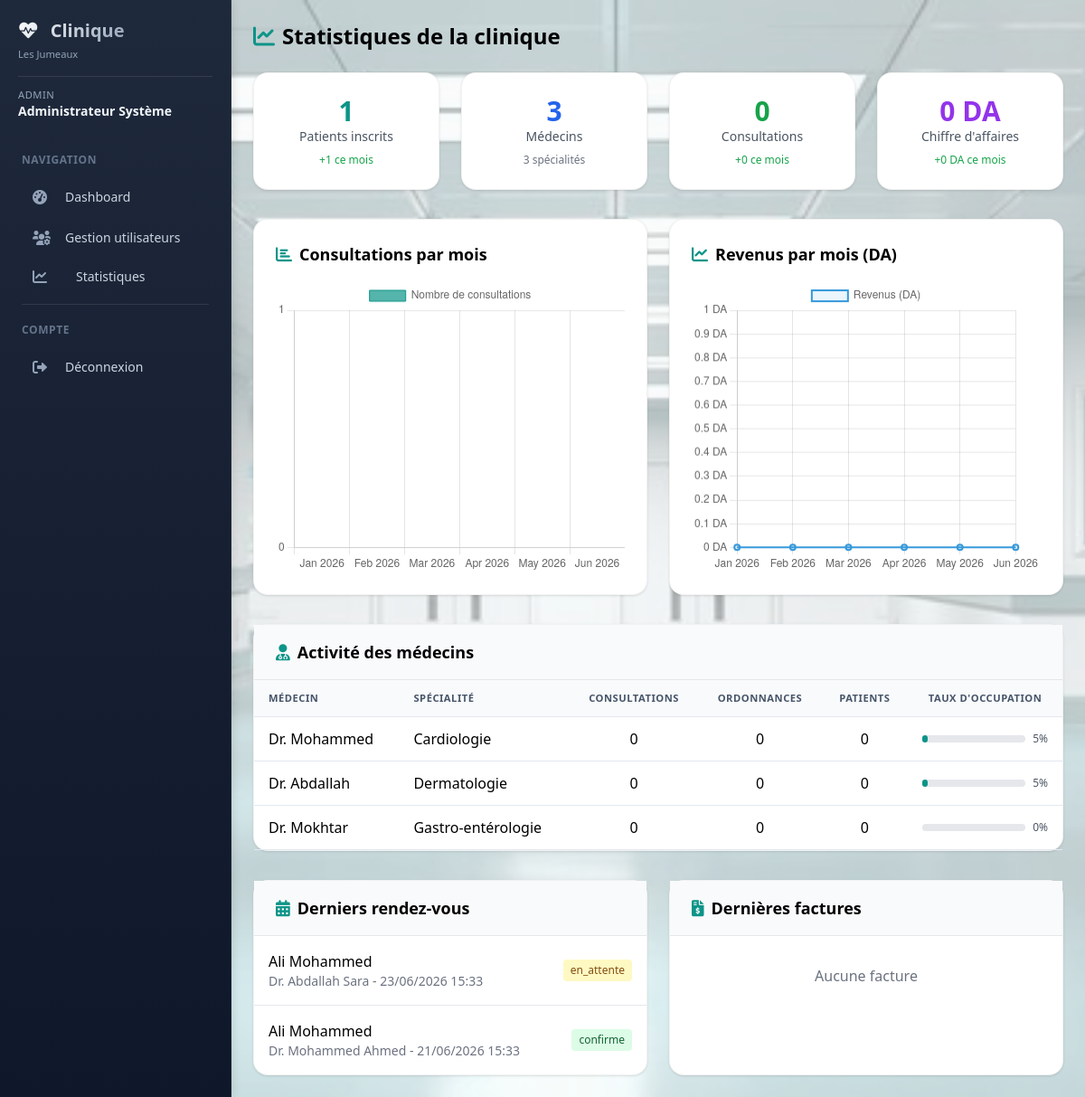
Page /admin/statistiques (signed in) on the earlier database version.
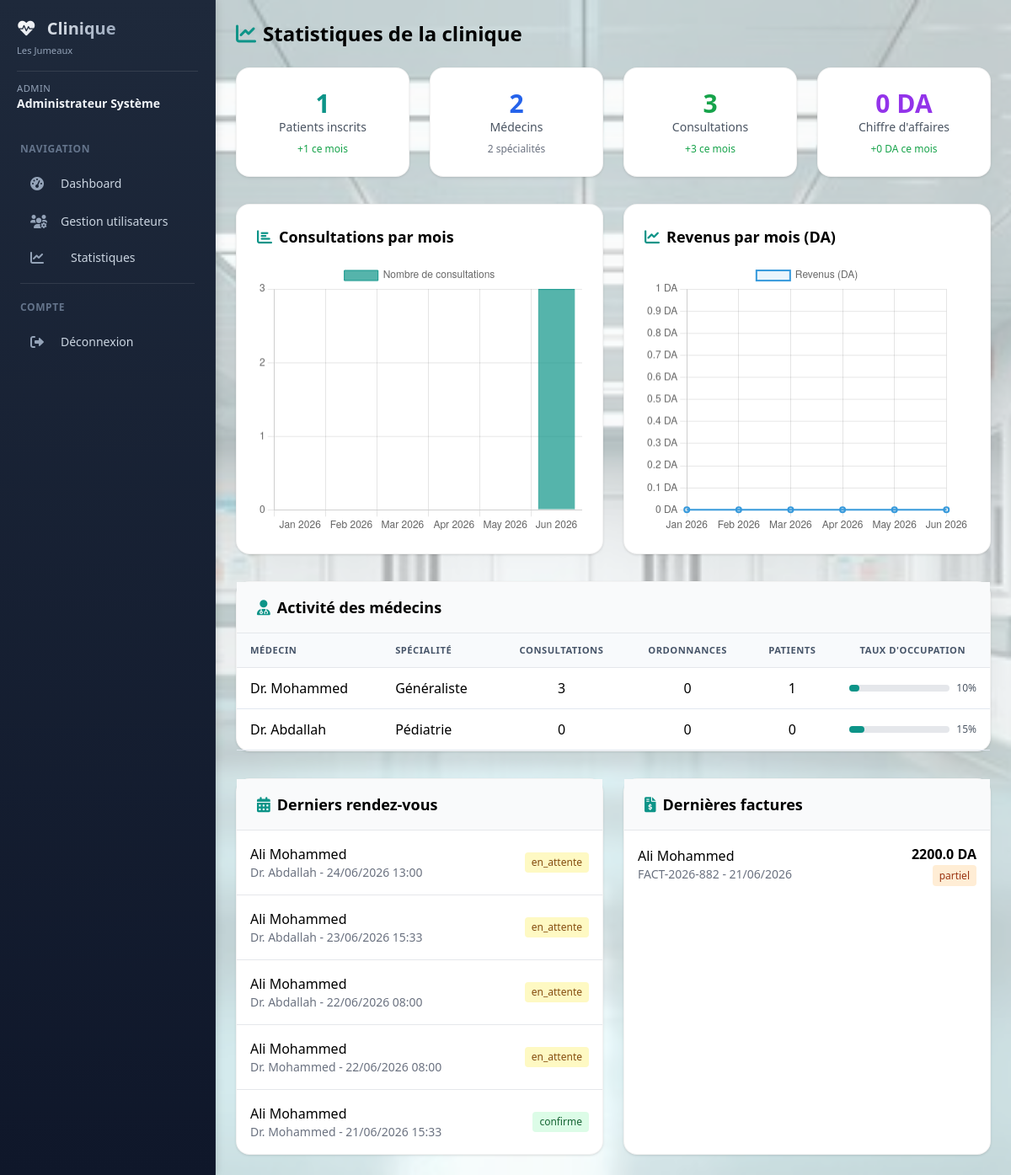
Same page on the later database version.
### models/database.py (models this page shows)
class Medecin(db.Model):
    __tablename__ = 'medecins'
    id = db.Column(db.Integer, primary_key=True)
    nom = db.Column(db.String(100), nullable=False)
    prenom = db.Column(db.String(100), nullable=False)
    specialite = db.Column(db.String(100), nullable=False)
    email = db.Column(db.String(120))
    telephone = db.Column(db.String(20))
    adresse_cabinet = db.Column(db.Text)
    created_at = db.Column(db.DateTime, default=datetime.utcnow)
    rendezvous = db.relationship('RendezVous', back_populates='medecin', lazy='dynamic')
    consultations = db.relationship('Consultation', back_populates='medecin', lazy='dynamic')
    ordonnances = db.relationship('Ordonnance', back_populates='medecin', lazy='dynamic')

class RendezVous(db.Model):
    __tablename__ = 'rendezvous'
    id = db.Column(db.Integer, primary_key=True)
    patient_id = db.Column(db.Integer, db.ForeignKey('patients.id'), nullable=False)
    medecin_id = db.Column(db.Integer, db.ForeignKey('medecins.id'), nullable=False)
    date_rendezvous = db.Column(db.DateTime, nullable=False)
    duree = db.Column(db.Integer, default=30)
    motif = db.Column(db.Text)
    statut = db.Column(db.String(20), default='en_attente')
    created_at = db.Column(db.DateTime, default=datetime.utcnow)
    patient = db.relationship('Patient', back_populates='rendezvous', foreign_keys=[patient_id])
    medecin = db.relationship('Medecin', back_populates='rendezvous', foreign_keys=[medecin_id])

class Patient(db.Model):
    __tablename__ = 'patients'
    id = db.Column(db.Integer, primary_key=True)
    nom = db.Column(db.String(100), nullable=False)
    prenom = db.Column(db.String(100), nullable=False)
    email = db.Column(db.String(120))
    telephone = db.Column(db.String(20), nullable=False)
    date_naissance = db.Column(db.Date)
    adresse = db.Column(db.Text)
    num_assurance = db.Column(db.String(50))
    user_id = db.Column(db.Integer, db.ForeignKey('utilisateurs.id'))
    date_creation = db.Column(db.DateTime, default=datetime.utcnow)
    allergies = db.Column(db.Text)
    chronic_diseases = db.Column(db.Text)
    current_medications = db.Column(db.Text)
    user = db.relationship('Utilisateur', backref='patient', foreign_keys=[user_id])
    rendezvous = db.relationship('RendezVous', back_populates='patient', lazy='dynamic')
    consultations = db.relationship('Consultation', back_populates='patient', lazy='dynamic')
    ordonnances = db.relationship('Ordonnance', back_populates='patient', lazy='dynamic')
    factures = db.relationship('Facture', back_populates='patient', lazy='dynamic')

class Facture(db.Model):
    __tablename__ = 'factures'
    id = db.Column(db.Integer, primary_key=True)
    patient_id = db.Column(db.Integer, db.ForeignKey('patients.id'), nullable=False)
    numero = db.Column(db.String(50), unique=True, nullable=False)
    date = db.Column(db.DateTime, nullable=False)
    montant = db.Column(db.Float, nullable=False)
    description = db.Column(db.Text)
    statut = db.Column(db.String(20), default='en_attente')
    date_paiement = db.Column(db.DateTime)
    montant_paye = db.Column(db.Float, default=0)
    montant_restant = db.Column(db.Float, default=0)
    dernier_paiement = db.Column(db.Date)
    created_at = db.Column(db.DateTime, default=datetime.utcnow)
    patient = db.relationship('Patient', back_populates='factures', foreign_keys=[patient_id])

### models/admin.py (the view)
@admin_bp.route('/statistiques')
@admin_required
def statistiques():
    from datetime import datetime, timedelta
    from sqlalchemy import func
    now = datetime.now()
    first_day_month = datetime(now.year, now.month, 1)
    stats = {}
    stats['total_patients'] = Patient.query.count()
    stats['new_patients_month'] = Patient.query.filter(Patient.date_creation >= first_day_month).count()
    stats['total_medecins'] = Medecin.query.count()
    stats['specialites_count'] = db.session.query(Medecin.specialite).distinct().count()
    stats['total_consultations'] = Consultation.query.count()
    stats['consultations_month'] = Consultation.query.filter(Consultation.date >= first_day_month).count()
    factures_payees = Facture.query.filter(Facture.statut == 'paye').all()
    stats['total_revenu'] = sum(f.montant for f in factures_payees)
    stats['revenu_month'] = sum(f.montant for f in Facture.query.filter(Facture.statut == 'paye', Facture.date >= first_day_month).all())
    medecins = Medecin.query.all()
    medecins_stats = []
    for med in medecins:
        consultations_count = Consultation.query.filter_by(medecin_id=med.id).count()
        ordonnances_count = Ordonnance.query.filter_by(medecin_id=med.id).count()
        patients_count = db.session.query(Consultation.patient_id).filter_by(medecin_id=med.id).distinct().count()
        rdv_count = RendezVous.query.filter(
            RendezVous.medecin_id == med.id,
            RendezVous.date_rendezvous >= first_day_month,
            RendezVous.statut != 'annule'
        ).count()
        occupation = min(100, int(rdv_count * 100 / 20))  # 20 jours ouvrables max
        medecins_stats.append({
            'nom': med.nom,
            'specialite': med.specialite,
            'consultations': consultations_count,
            'ordonnances': ordonnances_count,
            'patients': patients_count,
            'occupation': occupation
        })
    medecins_stats.sort(key=lambda x: x['consultations'], reverse=True)
    stats['medecins_stats'] = medecins_stats[:10]  # Top 10
    mois_labels = []
    consultations_data = []
    revenus_data = []
    for i in range(5, -1, -1):  # 6 derniers mois
        mois_date = datetime(now.year, now.month, 1) - timedelta(days=30*i)
        mois_suivant = datetime(mois_date.year, mois_date.month + 1, 1) if mois_date.month < 12 else datetime(mois_date.year + 1, 1, 1)
        mois_labels.append(mois_date.strftime('%b %Y'))
        consultations = Consultation.query.filter(
            Consultation.date >= mois_date,
            Consultation.date < mois_suivant
        ).count()
        consultations_data.append(consultations)
        revenus = sum(f.montant for f in Facture.query.filter(
            Facture.statut == 'paye',
            Facture.date >= mois_date,
            Facture.date < mois_suivant
        ).all())
        revenus_data.append(revenus)
    stats['mois_labels'] = mois_labels
    stats['consultations_data'] = consultations_data
    stats['revenus_data'] = revenus_data
    stats['last_rendezvous'] = RendezVous.query.order_by(RendezVous.date_rendezvous.desc()).limit(5).all()
    stats['last_factures'] = Facture.query.order_by(Facture.date.desc()).limit(5).all()
    return render_template('admin/statistiques.html', stats=stats)

### models/admin.py (called while the page is built)
def admin_required(f):
    @wraps(f)
    def decorated_function(*args, **kwargs):
        if 'user_id' not in session:
            return redirect(url_for('auth.login'))
        if session.get('role') != 'admin':
            return render_template('error.html', message="Accès non autorisé"), 403
        return f(*args, **kwargs)
    return decorated_function

### templates/admin/statistiques.html (shortened to what the changed rows need)
{% extends "base_dashboard.html" %}
{% block content %}
<div>
    <h1 class="text-2xl font-bold mb-6"><i class="fas fa-chart-line text-primary mr-2"></i>Statistiques de la clinique</h1>
    <div class="grid grid-cols-1 md:grid-cols-2 lg:grid-cols-4 gap-6 mb-8">
        <div class="bg-white rounded-lg shadow p-6 text-center">
            <div class="text-3xl font-bold text-blue-600">{{ stats.total_medecins }}</div>
            <div class="text-gray-600 text-sm">Médecins</div>
            <div class="text-xs text-gray-500 mt-2">{{ stats.specialites_count }} spécialités</div>
        </div>
        <div class="bg-white rounded-lg shadow p-6 text-center">
            <div class="text-3xl font-bold text-green-600">{{ stats.total_consultations }}</div>
            <div class="text-gray-600 text-sm">Consultations</div>
            <div class="text-xs text-green-600 mt-2">+{{ stats.consultations_month }} ce mois</div>
        </div>
    </div>
    <div class="grid grid-cols-1 lg:grid-cols-2 gap-6 mb-8">
        <div class="bg-white rounded-lg shadow p-6">
            <h2 class="text-lg font-semibold mb-4"><i class="fas fa-chart-bar text-primary mr-2"></i>Consultations par mois</h2>
            <canvas id="consultationsChart" height="250"></canvas>
        </div>
        <div class="bg-white rounded-lg shadow p-6">
            <h2 class="text-lg font-semibold mb-4"><i class="fas fa-chart-line text-primary mr-2"></i>Revenus par mois (DA)</h2>
        </div>
    </div>
    <div class="bg-white rounded-lg shadow mb-8">
        <div class="px-6 py-4 border-b bg-gray-50">
            <h2 class="text-lg font-semibold"><i class="fas fa-user-md text-primary mr-2"></i>Activité des médecins</h2>
        </div>
        <div class="overflow-x-auto">
            <table class="w-full">
                <thead class="bg-gray-100">
                    <tr>
                        <th class="px-4 py-3 text-left">Médecin</th>
                        <th class="px-4 py-3 text-left">Spécialité</th>
                        <th class="px-4 py-3 text-center">Consultations</th>
                        <th class="px-4 py-3 text-center">Ordonnances</th>
                        <th class="px-4 py-3 text-center">Patients</th>
                        <th class="px-4 py-3 text-center">Taux d'occupation</th>
                    </tr>
                </thead>
                <tbody>
                    {% for med in stats.medecins_stats %}
                    <tr class="border-t hover:bg-gray-50">
                        <td class="px-4 py-3 font-medium">Dr. {{ med.nom }} {{ med.prenom }}</td>
                        <td class="px-4 py-3">{{ med.specialite }}</td>
                        <td class="px-4 py-3 text-center">{{ med.consultations }}</td>
                        <td class="px-4 py-3 text-center">{{ med.ordonnances }}</td>
                        <td class="px-4 py-3 text-center">{{ med.patients }}</td>
                        <td class="px-4 py-3">
                            <div class="flex items-center gap-2">
                                <div class="flex-1 bg-gray-200 rounded-full h-2">
                                    <div class="bg-primary h-2 rounded-full" style="width: {{ med.occupation }}%"></div>
                                </div>
                                <span class="text-xs text-gray-600">{{ med.occupation }}%</span>
                            </div>
                        </td>
                    </tr>
                    {% endfor %}
                </tbody>
            </table>
        </div>
    </div>
    <div class="grid grid-cols-1 lg:grid-cols-2 gap-6">
        <div class="bg-white rounded-lg shadow">
            <div class="px-6 py-4 border-b bg-gray-50">
                <h2 class="text-lg font-semibold"><i class="fas fa-calendar-alt text-primary mr-2"></i>Derniers rendez-vous</h2>
            </div>
            <div class="divide-y">
                {% for rdv in stats.last_rendezvous %}
                <div class="p-4 hover:bg-gray-50">
                    <div class="flex justify-between items-center">
                        <div>
                            <p class="font-medium">{{ rdv.patient.nom }} {{ rdv.patient.prenom }}</p>
                            <p class="text-sm text-gray-500">Dr. {{ rdv.medecin.nom }} {{ rdv.medecin.prenom }} - {{ rdv.date_rendezvous.strftime('%d/%m/%Y %H:%M') if rdv.date_rendezvous else '-' }}</p>
                        </div>
                        <span class="px-2 py-1 rounded text-xs
                            {% if rdv.statut == 'confirme' %}bg-green-100 text-green-800
                            {% elif rdv.statut == 'annule' %}bg-red-100 text-red-800
                            {% else %}bg-yellow-100 text-yellow-800{% endif %}">
                            {{ rdv.statut }}
                        </span>
                    </div>
                </div>
                {% else %}
                <div class="p-8 text-center text-gray-500">Aucun rendez-vous</div>
                {% endfor %}
            </div>
        </div>
        <div class="bg-white rounded-lg shadow">
            <div class="px-6 py-4 border-b bg-gray-50">
                <h2 class="text-lg font-semibold"><i class="fas fa-file-invoice-dollar text-primary mr-2"></i>Dernières factures</h2>
            </div>
            <div class="divide-y">
                {% for facture in stats.last_factures %}
                <div class="p-4 hover:bg-gray-50">
                    <div class="flex justify-between items-center">
                        <div>
                            <p class="font-medium">{{ facture.patient.nom }} {{ facture.patient.prenom }}</p>
                            <p class="text-sm text-gray-500">{{ facture.numero }} - {{ facture.date.strftime('%d/%m/%Y') if facture.date else '-' }}</p>
                        </div>
                        <div class="text-right">
                            <p class="font-bold">{{ facture.montant }} DA</p>
                            <span class="px-2 py-1 rounded text-xs
                                {% if facture.statut == 'paye' %}bg-green-100 text-green-800
                                {% elif facture.statut == 'partiel' %}bg-orange-100 text-orange-800
                                {% else %}bg-red-100 text-red-800{% endif %}">
                                {{ facture.statut }}
                            </span>
                        </div>
                    </div>
                </div>
                {% else %}
                <div class="p-8 text-center text-gray-500">Aucune facture</div>
                {% endfor %}
            </div>
        </div>
    </div>
</div>
<script>
    // Graphique des consultations par mois
    const ctx1 = document.getElementById('consultationsChart').getContext('2d');
    new Chart(ctx1, {
        type: 'bar',
        data: {
            labels: {{ stats.mois_labels|tojson }},
            datasets: [{
                label: 'Nombre de consultations',
                data: {{ stats.consultations_data|tojson }},
                backgroundColor: 'rgba(13, 148, 136, 0.7)',
                borderColor: '#0D9488',
                borderWidth: 1
            }]
        },
        options: {
            responsive: true,
            maintainAspectRatio: true,
            scales: {
                y: {
                    beginAtZero: true,
                    ticks: { stepSize: 1 }
                }
            }
        }
    });
    // Graphique des revenus par mois
    const ctx2 = document.getElementById('revenusChart').getContext('2d');
    new Chart(ctx2, {
        type: 'line',
        data: {
            labels: {{ stats.mois_labels|tojson }},
            datasets: [{
                label: 'Revenus (DA)',
                data: {{ stats.revenus_data|tojson }},
                backgroundColor: 'rgba(52, 152, 219, 0.1)',
                borderColor: '#3498db',
                borderWidth: 2,
                fill: true,
                tension: 0.3
            }]
        },
        options: {
            responsive: true,
            maintainAspectRatio: true,
            scales: {
                y: {
                    beginAtZero: true,
                    ticks: { callback: function(value) { return value.toLocaleString() + ' DA'; } }
                }
            }
        }
    });
</script>
{% endblock %}

Differences in the rows shown:
removed Medecin: nom "Mokhtar", specialite "Gastro-entérologie", consultations "0", ordonnances "0", patients "0", occupation "0"
changed Medecin "Mohammed": specialite "Cardiologie" → "Généraliste"; consultations "0" → "3"; patients "0" → "1"; {{ med.occupation }} 5 → 10 (drawn); occupation "5" → "10"
changed Medecin "Abdallah": specialite "Dermatologie" → "Pédiatrie"; {{ med.occupation }} 5 → 15 (drawn); occupation "5" → "15"
added RendezVous: patient.nom "Ali", patient.prenom "Mohammed", medecin.nom "Abdallah", date_rendezvous "24/06/2026 13:00", statut "en_attente"
changed through a linked row, RendezVous (number 2 of 5 on the later page): medecin.prenom "Sara" → (not shown)
added RendezVous: patient.nom "Ali", patient.prenom "Mohammed", medecin.nom "Abdallah", date_rendezvous "22/06/2026 08:00", statut "en_attente"
added RendezVous: patient.nom "Ali", patient.prenom "Mohammed", medecin.nom "Mohammed", date_rendezvous "22/06/2026 08:00", statut "en_attente"
changed through a linked row, RendezVous "confirme": medecin.prenom "Ahmed" → (not shown)
added Facture: patient.nom "Ali", patient.prenom "Mohammed", numero "FACT-2026-882", date "21/06/2026", montant "2200.0", statut "partiel"
Other differences:
{{ stats.total_medecins }}: "3" → "2"
{{ stats.specialites_count }}: "3" → "2"
{{ stats.total_consultations }}: "0" → "3"
{{ stats.consultations_month }}: "0" → "3"
chart data {{ stats.consultations_data|tojson }}: [0, 0, 0, 0, 0, 0] → [0, 0, 0, 0, 0, 3]
text no longer shown: "Aucune facture"
